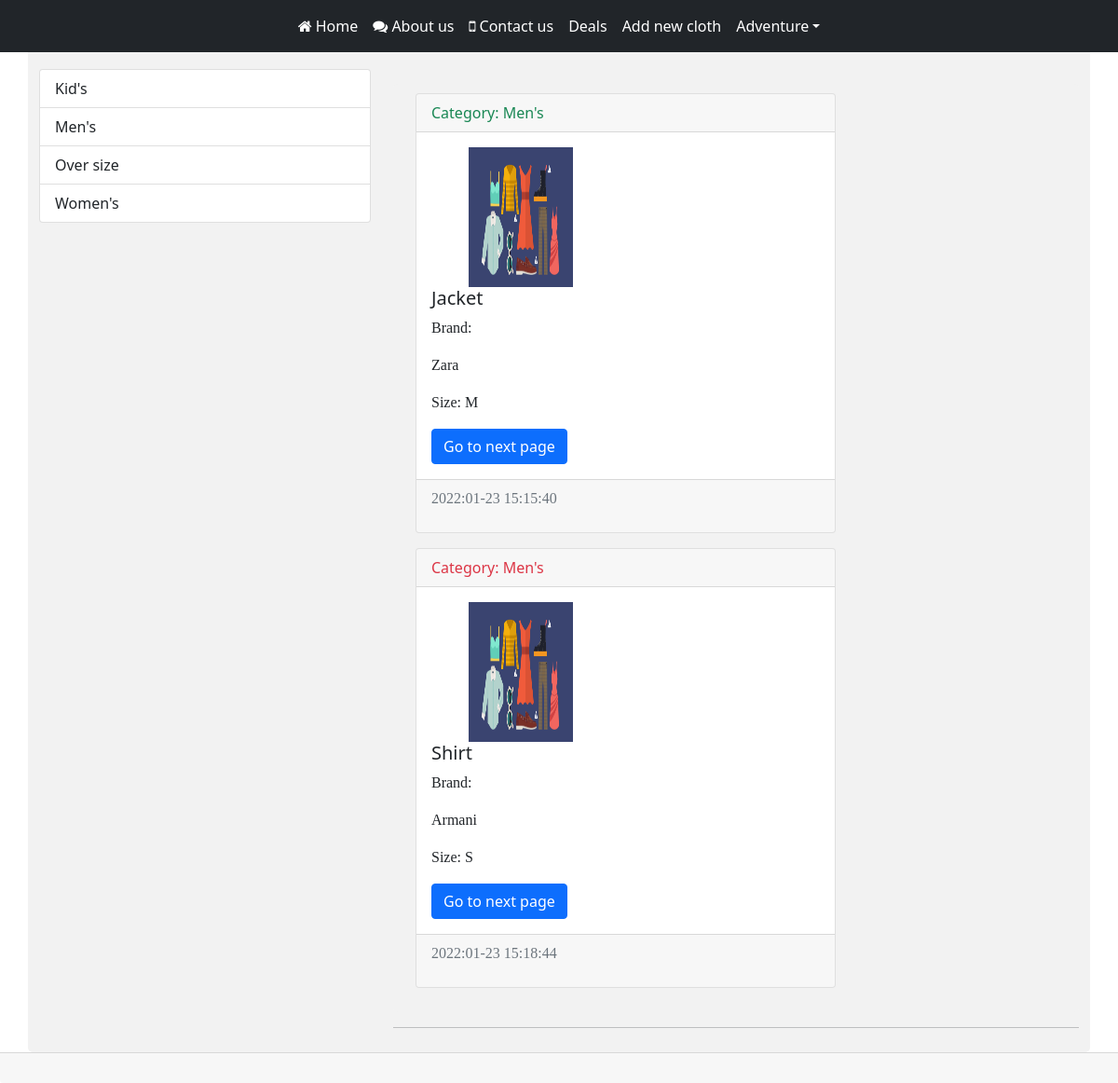
Page /category/1 on the committed database.
### reishop/models.py (models this page shows, shortened)
class Category(models.Model):
    cloth_name = models.CharField(max_length=150, db_index=True, verbose_name="Category")
    def __str__(self):
        return self.cloth_name
    class Meta:
        verbose_name = 'Category'
        verbose_name_plural = 'Categories'
        ordering = ['cloth_name']

class Clothes(models.Model):
    id = models.IntegerField(primary_key=True, verbose_name='Number')
    cloth_name = models.CharField(max_length=200, verbose_name='Title')
    cloth_brand = models.CharField(max_length=200, verbose_name='Brand Name')
    cloth_size = models.CharField(max_length=200, verbose_name='Size')
    cloth_date_release = models.DateTimeField(auto_now_add=True, verbose_name='Date')
    photo = models.ImageField(upload_to='photos/%Y/%m/%d', default='')
    category = models.ForeignKey('Category', on_delete=models.PROTECT, null=True, verbose_name='Category')
    is_published = models.BooleanField(default=True, verbose_name='Published')
    class Meta:
        verbose_name = 'Clothes'
        verbose_name_plural = 'Clothes'
        ordering = ['cloth_date_release']

### reishop/views.py (the view)
# urls.py: path('category/<int:category_id>', CategoryView.as_view(extra_context={'title': 'Category header'}), name='category'),
class CategoryView(ListView):
    model = Clothes
    template_name = 'reishop/category_view.html'
    context_object_name = 'item'
    def get_context_data(self, *, object_list=None, **kwargs):
        context = super().get_context_data(**kwargs)
        context['title'] = Category.objects.get(pk=self.kwargs['category_id'])
        return context
    def get_queryset(self):
        return Clothes.objects.filter(category_id=self.kwargs['category_id'], is_published=True)

### reishop/templatetags/cloth_tags.py (called while the page is built)
@register.simple_tag(name='categoryFind')
def find_category():
    return Category.objects.all()

### reishop/templates/reishop/category_view.html (shortened to what this page needs)
{% extends 'Base.html' %}
{% block sidebar %}
{% include '_sidebar.html' %}
{% endblock %}
{% block content %}
<div class="container mt-3">
	<div class="row">
		<div class="col-md-8">
		{% for i in item %}
	<div class="card mb-3">
		<div class="card-header {% cycle 'text-success' 'text-danger' %}">
			Category: {{i.category}}
		</div>
		<div class="card-body">
			<div class="media">
				<div class="media-body">
					{% if i.photo %}
					<img src="{{ i.photo.url }}" width="300">
					{% else %}
					<img src="https://bitsofco.de/content/images/2018/12/broken-1.png" width="300">
					{% endif %}
			<h5 class="card-title">{{i.cloth_name}}</h5>
			<p class="card-text">Brand: {{i.cloth_brand|linebreaks}}</p>
			<p class="card-size">Size: {{i.cloth_size}}</p>
			<a href="#" class="btn btn-primary">Go to next page</a>
				</div>
				</div>
		</div>
		<div class="card-footer text-muted">
			<p>{{i.cloth_date_release|date:"Y:m-d H:i:s"}}</p>
		</div>
	</div>
	{% endfor %}
			</div>
	</div>
</div>
<hr>
{% endblock %}

### templates/_sidebar.html
	{% load cloth_tags %}
			<div class="list-group ">
				{% categoryFind as categories %}
				{% for i in categories %}
                   <a href="{% url 'category' i.pk  %}" class="list-group-item list-group-item-action" aria-current="true">
                    {{ i.cloth_name }}
                   {% endfor %}
  				</a>
			</div>

### reishop/templates/reishop/style.css (style rules this page uses)
p { max-width: 100%; font-family: 'Lora', serif; }
.container { border-radius: 5px; background-color: #f2f2f2; padding: 10px; }
img { display: inline-block; height: 150px; width: 27%; margin-right: 45px; margin-left: 40px; }
body { background-color: #f2f2f2; }

### rows in the picture
Category: cloth_name "Kid's"
Category: cloth_name "Men's"
Category: cloth_name "Over size"
Category: cloth_name "Women's"
Clothes: category "Men's", photo (picture), cloth_name "Jacket", cloth_brand "Zara", cloth_size "M", cloth_date_release "2022:01-23 15:15:40"
Clothes: category "Men's", photo (picture), cloth_name "Shirt", cloth_brand "Armani", cloth_size "S", cloth_date_release "2022:01-23 15:18:44"
